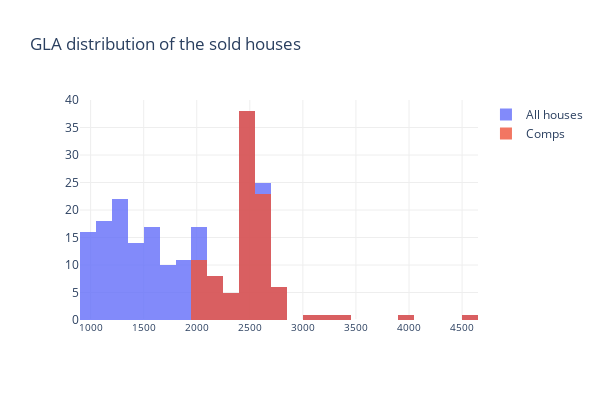

Notebook code cell kept with this figure:
### Code cell
fig = go.Figure()
fig.add_trace(go.Histogram(x=del_mar_full[del_mar_full['GLA(feet)'] > 0]['GLA(feet)'], xbins_size=150,  name='All houses'))
fig.add_trace(go.Histogram(x=comps['GLA(feet)'], xbins_size=150,  name='Comps'))

fig.update_layout(title_text='GLA distribution of the sold houses',
                  width=600, height=400, plot_bgcolor='rgba(0,0,0,0)', showlegend=True,
                  yaxis=dict(gridcolor='#EEEEEE', nticks=10),
                  xaxis=dict(gridcolor='#EEEEEE', nticks=18,
                             tickfont=dict(size=10)))
fig.update_layout(barmode='overlay')
fig.update_traces(opacity=0.8)
fig.show()

### Figure 1 — Plotly figure (JSON) as saved in the notebook; plotly's stock layout.template omitted (floating-point values rounded to 4 significant figures; data arrays with more than 128 entries replaced by an {"elided": "..."} marker saying what was removed)
{"data": [{"name": "All houses", "opacity": 0.8, "type": "histogram", "x": {"elided": "212 float values"}, "xbins": {"size": 150}}, {"name": "Comps", "opacity": 0.8, "type": "histogram", "x": [2028, 2542, 2647, 2275, 2028, 2436, 2165, 2633, 2450, 2572, 2713, 4595, 2625, 2057, 2418, 2065, 2512, 2045, 4046, 2562, 2561, 2675, 2021, 2442, 2438, 2130, 2545, 2248, 3427, 2264, 2810, 2225, 2368, 3267, 2193, 2075, 2392, 2075, 2524, 2200, 2087, 2159, 3129, 2108, 2014, 2001, 2286, 2648, 2674, 2540, 2540, 2540, 2540, 2678, 2678, 2548, 2678, 2563, 2593, 2528, 2447, 2570, 2447, 2518, 2447, 2533, 2540, 2540, 2769, 2540, 2528, 2614, 2514, 2460, 2456, 2461, 2539, 2444, 2445, 2430, 2470, 2414, 2605, 2539, 2795, 2654, 2650, 2603, 2784, 2700, 2555, 2457, 2539, 2589, 2562, 2511], "xbins": {"size": 150}}], "layout": {"barmode": "overlay", "height": 400, "plot_bgcolor": "rgba(0,0,0,0)", "showlegend": true, "title": {"text": "GLA distribution of the sold houses"}, "width": 600, "xaxis": {"gridcolor": "#EEEEEE", "nticks": 18, "tickfont": {"size": 10}}, "yaxis": {"gridcolor": "#EEEEEE", "nticks": 10}}}
